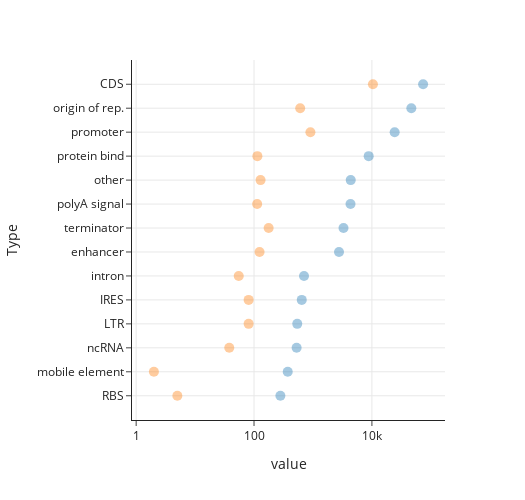

The notebook cell this image was saved under:
### Markdown cell above
---

### Code cell
plotting = df_list_full.loc[df_list_full['is_canon_seq'] == False,:]
plotting = plotting.loc[plotting['Type'] != 'gene',:]

convert = {
 'oriT':'rep_origin', 
 'misc_RNA':'ncRNA', 
 'repeat_region':"misc_feature", 
 'misc_recomb':"misc_feature", 
 'tRNA':'ncRNA', 
 "5'UTR":"misc_feature", 
 "3'UTR":"misc_feature", 
 'sig_peptide':"misc_feature",
 }
plotting['Type'] = plotting['Type'].replace(convert)
plotting.loc[plotting['sseqid'].str.contains("WPRE"), 'Type'] = 'enhancer'
plotting.loc[plotting['sseqid'].str.contains("CEN___ARS"), 'Type'] = 'rep_origin'
plotting.loc[plotting['sseqid'].str.contains("IRES"), 'Type'] = 'IRES'
#plotting.loc[plotting['sseqid'].str.contains("MCS"), 'Type'] = 'MCS'
plotting.loc[plotting['sseqid'].str.contains("HIV_1_Psi"), 'Type'] = 'ncRNA'

plotting['Type'] = plotting['Type'].replace({"misc_feature":"other"})

plotting = plotting[['Type']].value_counts().reset_index()
plotting = plotting.rename(columns={0:'num. observations'})

plotting['Type'] = plotting['Type'].replace({"rep_origin":"origin of rep."})
plotting['Type'] = plotting['Type'].str.replace("_"," ")

col_order = plotting['Type'].to_list() # for next plot



plotting_2 = df_list_full.loc[df_list_full['is_canon_seq'] == False,:]
plotting_2 = plotting_2[['Type','sseqid','subgroup_id']].drop_duplicates()
plotting_2 = plotting_2.loc[plotting_2['Type'] != 'gene',:]

plotting_2['Type'] = plotting_2['Type'].replace(convert)
plotting_2.loc[plotting_2['sseqid'].str.contains("WPRE"), 'Type'] = 'enhancer'
plotting_2.loc[plotting_2['sseqid'].str.contains("CEN___ARS"), 'Type'] = 'rep_origin'
plotting_2.loc[plotting_2['sseqid'].str.contains("IRES"), 'Type'] = 'IRES'
#plotting_2.loc[plotting_2['sseqid'].str.contains("MCS"), 'Type'] = 'MCS'
plotting_2.loc[plotting_2['sseqid'].str.contains("HIV_1_Psi"), 'Type'] = 'ncRNA'

plotting_2['Type'] = plotting_2['Type'].replace({"misc_feature":"other"})



plotting_2 = plotting_2[['Type']].value_counts().reset_index()
plotting_2 = plotting_2.rename(columns={0:'unique observations'})

plotting_2['Type'] = plotting_2['Type'].replace({"rep_origin":"origin of rep."})
plotting_2['Type'] = plotting_2['Type'].str.replace("_"," ")

plotting_2 = plotting.merge(plotting_2, on='Type')
plotting_2 = plotting_2.melt(id_vars=['Type'], value_vars=['num. observations','unique observations'])
plotting_2['variable'] = plotting_2['variable'].replace('num. observations', 'total observations')

fig = px.scatter(plotting_2,
           x='value',
           y='Type',
           log_x=True,
           color='variable',
           # size ='tot_subgroup_by_type',
           template="simple_white",
           height=500,
           width=525,
           labels={'variable':''},
           # title="Total",
           
)
fig.update_layout(yaxis={'categoryorder':'total ascending'}) # add only this line
fig.update_yaxes(showgrid=True)
fig.update_xaxes(showgrid=True)
fig.update_traces(marker=dict(size=10,opacity=0.4))
fig.update_layout(showlegend=False)

#fig.write_image("../out_data/figures/total_variant_combined.svg")

### Figure 1 — Plotly figure (JSON) as saved in the notebook; plotly's stock layout.template omitted (floating-point values rounded to 4 significant figures)
{"data": [{"hovertemplate": "=total observations<br>value=%{x}<br>Type=%{y}<extra></extra>", "legendgroup": "total observations", "marker": {"color": "#1F77B4", "opacity": 0.4, "size": 10, "symbol": "circle"}, "mode": "markers", "name": "total observations", "orientation": "h", "showlegend": true, "type": "scatter", "x": [73884, 46677, 24319, 8813, 4372, 4337, 3295, 2766, 705, 645, 541, 528, 373, 280], "xaxis": "x", "y": ["CDS", "origin of rep.", "promoter", "protein bind", "other", "polyA signal", "terminator", "enhancer", "intron", "IRES", "LTR", "ncRNA", "mobile element", "RBS"], "yaxis": "y"}, {"hovertemplate": "=unique observations<br>value=%{x}<br>Type=%{y}<extra></extra>", "legendgroup": "unique observations", "marker": {"color": "#FF7F0E", "opacity": 0.4, "size": 10, "symbol": "circle"}, "mode": "markers", "name": "unique observations", "orientation": "h", "showlegend": true, "type": "scatter", "x": [10406, 607, 905, 114, 129, 113, 177, 124, 55, 81, 81, 38, 2, 5], "xaxis": "x", "y": ["CDS", "origin of rep.", "promoter", "protein bind", "other", "polyA signal", "terminator", "enhancer", "intron", "IRES", "LTR", "ncRNA", "mobile element", "RBS"], "yaxis": "y"}], "layout": {"height": 500, "legend": {"title": {"text": ""}, "tracegroupgap": 0}, "margin": {"t": 60}, "showlegend": false, "width": 525, "xaxis": {"anchor": "y", "domain": [0, 1], "showgrid": true, "title": {"text": "value"}, "type": "log"}, "yaxis": {"anchor": "x", "categoryorder": "total ascending", "domain": [0, 1], "showgrid": true, "title": {"text": "Type"}}}}
